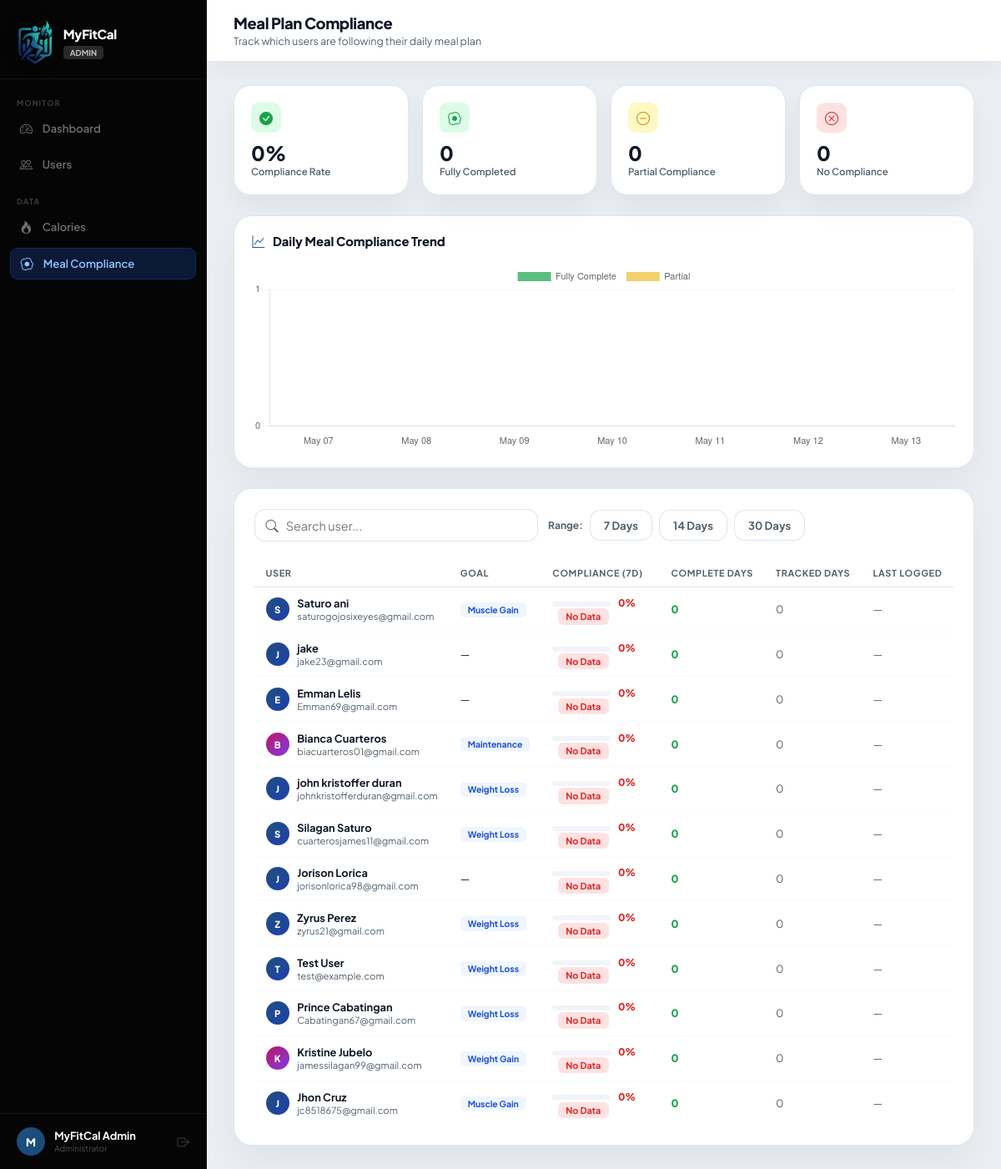
/admin/meal_compliance.php (signed in), run on the app's committed database.
### tables this page shows
CREATE TABLE `users` (
  `id` int(10) UNSIGNED NOT NULL,
  `name` varchar(100) NOT NULL,
  `email` varchar(180) NOT NULL,
  `password` varchar(255) NOT NULL,
  `role` enum('user','admin') NOT NULL DEFAULT 'user',
  `gender` enum('male','female','other') DEFAULT NULL,
  `birthdate` date DEFAULT NULL,
  `height_cm` decimal(5,2) DEFAULT NULL,
  `weight_kg` decimal(5,2) DEFAULT NULL,
  `profile_pic` varchar(255) DEFAULT NULL,
  `is_active` tinyint(1) NOT NULL DEFAULT 1,
  `created_at` datetime NOT NULL DEFAULT current_timestamp(),
  `updated_at` datetime NOT NULL DEFAULT current_timestamp() ON UPDATE current_timestamp(),
  `verify_token` varchar(64) DEFAULT NULL,
  `is_verified` tinyint(1) NOT NULL DEFAULT 0,
  `verify_expires_at` datetime DEFAULT NULL,
  `otp_code` varchar(6) DEFAULT NULL,
  `otp_expires_at` datetime DEFAULT NULL
);

### admin/meal_compliance.php (the view, shortened to what this page needs)
<?php
$db = getDB();
$search  = trim($_GET['q'] ?? '');
$range   = $_GET['range'] ?? '7';
$page    = max(1,(int)($_GET['page'] ?? 1));
$limit   = 20; $offset = ($page-1)*$limit;
try {
    $db->exec("CREATE TABLE IF NOT EXISTS meal_compliance (
        id INT UNSIGNED AUTO_INCREMENT PRIMARY KEY,
        user_id INT UNSIGNED NOT NULL,
        log_date DATE NOT NULL,
        day_number INT NOT NULL DEFAULT 1,
        total_foods INT NOT NULL DEFAULT 0,
        checked_foods INT NOT NULL DEFAULT 0,
        is_complete TINYINT(1) DEFAULT 0,
        updated_at DATETIME DEFAULT CURRENT_TIMESTAMP ON UPDATE CURRENT_TIMESTAMP,
        UNIQUE KEY unique_user_date (user_id, log_date)
    ) ENGINE=InnoDB DEFAULT CHARSET=utf8mb4");
} catch(Exception $e) {}
$has_table = (bool)$db->query("SHOW TABLES LIKE 'meal_compliance'")->fetch();
$has_goals = (bool)$db->query("SHOW TABLES LIKE 'user_goals'")->fetch();
$days_range  = (int)$range;
$compliant_count = 0; $partial_count = 0; $none_count = 0; $total_logs = 0;
$compliance_rate = 0;
if ($has_table) {
    $total_logs      = (int)$db->query("SELECT COUNT(*) FROM meal_compliance WHERE log_date >= DATE_SUB(CURDATE(), INTERVAL $days_range DAY)")->fetchColumn();
    $compliant_count = (int)$db->query("SELECT COUNT(*) FROM meal_compliance WHERE is_complete=1 AND log_date >= DATE_SUB(CURDATE(), INTERVAL $days_range DAY)")->fetchColumn();
    $partial_count   = (int)$db->query("SELECT COUNT(*) FROM meal_compliance WHERE is_complete=0 AND checked_foods>0 AND log_date >= DATE_SUB(CURDATE(), INTERVAL $days_range DAY)")->fetchColumn();
    $none_count      = (int)$db->query("SELECT COUNT(*) FROM meal_compliance WHERE checked_foods=0 AND log_date >= DATE_SUB(CURDATE(), INTERVAL $days_range DAY)")->fetchColumn();
    $compliance_rate = $total_logs > 0 ? round($compliant_count / $total_logs * 100) : 0;
}
$where = "WHERE u.role='user'"; $params = [];
$sel_comp = $has_table
    ? "COUNT(DISTINCT CASE WHEN mc.is_complete=1 THEN mc.log_date END)"
    : "0";
$sel_days = $has_table
    ? "COUNT(DISTINCT mc.log_date)"
    : "0";
$sel_last = $has_table
    ? "MAX(mc.log_date)"
    : "NULL";
$sel_pct  = $has_table
    ? "ROUND(COUNT(DISTINCT CASE WHEN mc.is_complete=1 THEN mc.log_date END) / GREATEST(COUNT(DISTINCT mc.log_date),1) * 100)"
    : "0";
$join_mc  = $has_table
    ? "LEFT JOIN meal_compliance mc ON mc.user_id=u.id AND mc.log_date >= DATE_SUB(CURDATE(), INTERVAL $days_range DAY)"
    : "";
$join_goal= $has_goals
    ? "LEFT JOIN user_goals ug ON ug.user_id=u.id"
    : "";
$sel_goal = $has_goals ? "ug.goal_type" : "NULL";
$s = $db->prepare("
    SELECT u.id, u.name, u.email, u.gender, u.created_at,
           $sel_comp as complete_days,
           $sel_days as tracked_days,
           $sel_last as last_logged,
           $sel_pct  as compliance_pct,
           $sel_goal as goal_type
    FROM users u
    $join_mc $join_goal
    $where
    GROUP BY u.id
    ORDER BY compliance_pct DESC, complete_days DESC
    LIMIT $limit OFFSET $offset
");
$s->execute($params);
$rows = $s->fetchAll();
$trend = [];
if ($has_table) {
    for ($i = ($days_range > 14 ? 13 : $days_range - 1); $i >= 0; $i--) {
        $date   = date('Y-m-d', strtotime("-$i days"));
        $comp   = (int)$db->query("SELECT COUNT(*) FROM meal_compliance WHERE log_date='$date' AND is_complete=1")->fetchColumn();
        $part   = (int)$db->query("SELECT COUNT(*) FROM meal_compliance WHERE log_date='$date' AND is_complete=0 AND checked_foods>0")->fetchColumn();
        $trend[] = ['date' => date('M d', strtotime($date)), 'complete' => $comp, 'partial' => $part];
    }
}
$goal_labels = ['lose'=>'Weight Loss','maintain'=>'Maintenance','gain'=>'Weight Gain','muscle'=>'Muscle Gain'];
?>
<!DOCTYPE html>
<html lang="en">
<head>
<link rel="stylesheet" href="https://cdn.jsdelivr.net/npm/bootstrap-icons@1.11.3/font/bootstrap-icons.css">
</head>
<body>
<aside class="sidebar">
  <div class="sb-logo">
    <img src="/myfitcal_system/assets/image/logo.png" alt="MyFitCal" style="height:54px;width:auto;object-fit:contain;filter:drop-shadow(0 2px 10px rgba(0,0,0,0.4));flex-shrink:0;">
        <div>
            <div style="font-size:.95rem;font-weight:800;color:#fff;letter-spacing:-.3px;">MyFitCal</div>
            <span style="font-size:.6rem;font-weight:700;background:rgba(255,255,255,.15);color:rgba(255,255,255,.7);padding:.15rem .5rem;border-radius:4px;">ADMIN</span>
        </div>
  </div>
  <nav class="sb-nav">
    <span class="sb-section">Monitor</span>
    <a class="sb-item" href="dashboard.php"><div class="sb-link"><i class="bi bi-speedometer2"></i> Dashboard</div></a>
    <a class="sb-item" href="users.php"><div class="sb-link"><i class="bi bi-people"></i> Users</div></a>
    <span class="sb-section" style="margin-top:.5rem">Data</span>
    <a class="sb-item" href="calories.php"><div class="sb-link"><i class="bi bi-fire"></i> Calories</div></a>
    <a class="sb-item" href="meal_compliance.php"><div class="sb-link active"><i class="bi bi-egg-fried"></i> Meal Compliance</div></a>
  </nav>
  <div class="sb-footer">
    <div class="sb-user">
      <div class="sb-avatar"><?= strtoupper(substr($_SESSION['name'],0,1)) ?></div>
      <div><div class="sb-uname"><?= htmlspecialchars($_SESSION['name']) ?></div><div class="sb-urole">Administrator</div></div>
      <a class="sb-logout" href="/myfitcal_system/logout.php"><i class="bi bi-box-arrow-right"></i></a>
    </div>
  </div>
</aside>
<div class="main">
  <div class="topbar">
    <div><h2>Meal Plan Compliance</h2><p>Track which users are following their daily meal plan</p></div>
  </div>
  <div class="content">
    <div class="stats-row">
      <div class="scard">
        <div class="scard-icon" style="background:#dcfce7;color:#16a34a;"><i class="bi bi-check-circle-fill"></i></div>
        <div class="scard-val"><?= $compliance_rate ?>%</div>
        <div class="scard-label">Compliance Rate</div>
      </div>
      <div class="scard">
        <div class="scard-icon" style="background:#dcfce7;color:#16a34a;"><i class="bi bi-egg-fried"></i></div>
        <div class="scard-val"><?= $compliant_count ?></div>
        <div class="scard-label">Fully Completed</div>
      </div>
      <div class="scard">
        <div class="scard-icon" style="background:#fef9c3;color:#ca8a04;"><i class="bi bi-dash-circle"></i></div>
        <div class="scard-val"><?= $partial_count ?></div>
        <div class="scard-label">Partial Compliance</div>
      </div>
      <div class="scard">
        <div class="scard-icon" style="background:#fee2e2;color:#dc2626;"><i class="bi bi-x-circle"></i></div>
        <div class="scard-val"><?= $none_count ?></div>
        <div class="scard-label">No Compliance</div>
      </div>
    </div>
    <?php if (!empty($trend)): ?>
    <div class="chart-card">
      <div class="chart-title"><i class="bi bi-graph-up"></i> Daily Meal Compliance Trend</div>
      <canvas id="trendChart" height="80"></canvas>
    </div>
    <?php endif; ?>
    <div class="card">
      <form method="GET">
        <div class="toolbar">
          <div class="search-wrap">
            <i class="bi bi-search"></i>
            <input type="text" name="q" value="<?= htmlspecialchars($search) ?>" placeholder="Search user...">
          </div>
          <div class="range-pills">
            <span style="font-size:.75rem;font-weight:700;color:var(--muted);align-self:center;">Range:</span>
            <?php foreach (['7'=>'7 Days','14'=>'14 Days','30'=>'30 Days'] as $val => $label): ?>
            <?php $ra = ($range === $val) ? ' active' : ''; ?>
            <a href="?range=<?= $val ?><?= $search ? '&q='.urlencode($search) : '' ?>" class="rpill<?= $ra ?>"><?= $label ?></a>
            <?php endforeach; ?>
          </div>
        </div>
      </form>
      <?php if (empty($rows)): ?>
      <div class="empty-state">
        <i class="bi bi-egg-fried"></i>
        No meal compliance data yet. Data is recorded when users check off food items.
      </div>
      <?php else: ?>
      <table>
        <thead>
          <tr><th>User</th><th>Goal</th><th>Compliance (<?= $range ?>d)</th><th>Complete Days</th><th>Tracked Days</th><th>Last Logged</th></tr>
        </thead>
        <tbody>
          <?php foreach ($rows as $r):
            $pct      = (int)($r['compliance_pct'] ?? 0);
            $comp_d   = (int)($r['complete_days'] ?? 0);
            $track_d  = (int)($r['tracked_days'] ?? 0);
            $is_female = strtolower($r['gender'] ?? '') === 'female';
            if ($pct >= 80)       { $badge_class = 'comp-full';    $badge_label = 'Compliant'; }
            elseif ($pct >= 40)   { $badge_class = 'comp-partial'; $badge_label = 'Partial'; }
            else                  { $badge_class = 'comp-none';    $badge_label = $track_d > 0 ? 'Low' : 'No Data'; }
            $bar_color = $pct >= 80 ? '#16a34a' : ($pct >= 40 ? '#ca8a04' : '#dc2626');
          ?>
          <tr>
            <td>
              <div class="user-cell">
                <div class="mini-av <?= $is_female ? 'female' : '' ?>"><?= strtoupper(substr($r['name'],0,1)) ?></div>
                <div>
                  <div style="font-weight:700;"><?= htmlspecialchars($r['name']) ?></div>
                  <div style="font-size:.7rem;color:var(--muted);"><?= htmlspecialchars($r['email']) ?></div>
                </div>
              </div>
            </td>
            <td>
              <?php if ($r['goal_type']): ?>
              <span class="goal-badge"><?= htmlspecialchars($goal_labels[$r['goal_type']] ?? $r['goal_type']) ?></span>
              <?php else: ?>—<?php endif; ?>
            </td>
            <td>
              <div class="comp-bar"><div class="comp-fill" style="width:<?= $pct ?>%;background:<?= $bar_color ?>;"></div></div>
              <span style="font-size:.75rem;font-weight:800;color:<?= $bar_color ?>;"><?= $pct ?>%</span>
              <span class="comp-badge <?= $badge_class ?>" style="margin-left:.4rem;"><?= $badge_label ?></span>
            </td>
            <td style="font-weight:800;color:#16a34a;"><?= $comp_d ?></td>
            <td style="color:var(--muted);"><?= $track_d ?></td>
            <td style="color:var(--muted);"><?= $r['last_logged'] ? date('M d, Y', strtotime($r['last_logged'])) : '—' ?></td>
          </tr>
          <?php endforeach; ?>
        </tbody>
      </table>
      <?php endif; ?>
    </div>
  </div>
</div>
<?php if (!empty($trend)): ?>
<script>
new Chart(document.getElementById('trendChart'), {
  type: 'bar',
  data: {
    labels: [<?= implode(',', array_map(fn($r) => '"'.$r['date'].'"', $trend)) ?>],
    datasets: [
      {
        label: 'Fully Complete',
        data: [<?= implode(',', array_column($trend, 'complete')) ?>],
        backgroundColor: 'rgba(22,163,74,.7)',
        borderRadius: 5,
        stack: 'a'
      },
      {
        label: 'Partial',
        data: [<?= implode(',', array_column($trend, 'partial')) ?>],
        backgroundColor: 'rgba(234,179,8,.6)',
        borderRadius: 5,
        stack: 'a'
      }
    ]
  },
  options: {
    plugins:{legend:{position:'top',labels:{font:{size:11},padding:12}}},
    scales:{
      y:{beginAtZero:true,ticks:{stepSize:1,font:{size:11}},grid:{color:'#f1f5f9'},stacked:true},
      x:{ticks:{font:{size:11}},grid:{display:false},stacked:true}
    }
  }
});
</script>
<?php endif; ?>
</body>
</html>

### data on the page
users: name "S", name "Saturo ani", email "saturogojosixeyes@gmail.com", goal_type "Muscle Gain", pct "0", badge_label "No Data", comp_d "0", track_d "0"
users: name "J", name "jake", email "jake23@gmail.com", pct "0", badge_label "No Data", comp_d "0", track_d "0"
users: name "E", name "Emman Lelis", email "Emman69@gmail.com", pct "0", badge_label "No Data", comp_d "0", track_d "0"
users: name "B", name "Bianca Cuarteros", email "biacuarteros01@gmail.com", goal_type "Maintenance", pct "0", badge_label "No Data", comp_d "0", track_d "0"
users: name "J", name "john kristoffer duran", email "johnkristofferduran@gmail.com", goal_type "Weight Loss", pct "0", badge_label "No Data", comp_d "0", track_d "0"
users: name "S", name "Silagan Saturo", email "cuarterosjames11@gmail.com", goal_type "Weight Loss", pct "0", badge_label "No Data", comp_d "0", track_d "0"
users: name "J", name "Jorison Lorica", email "jorisonlorica98@gmail.com", pct "0", badge_label "No Data", comp_d "0", track_d "0"
users: name "Z", name "Zyrus Perez", email "zyrus21@gmail.com", goal_type "Weight Loss", pct "0", badge_label "No Data", comp_d "0", track_d "0"
users: name "T", name "Test User", email "test@example.com", goal_type "Weight Loss", pct "0", badge_label "No Data", comp_d "0", track_d "0"
users: name "P", name "Prince Cabatingan", email "Cabatingan67@gmail.com", goal_type "Weight Loss", pct "0", badge_label "No Data", comp_d "0", track_d "0"
users: name "K", name "Kristine Jubelo", email "jamessilagan99@gmail.com", goal_type "Weight Gain", pct "0", badge_label "No Data", comp_d "0", track_d "0"
users: name "J", name "Jhon Cruz", email "jc8518675@gmail.com", goal_type "Muscle Gain", pct "0", badge_label "No Data", comp_d "0", track_d "0"

### other printed values
substr($_SESSION['name'],0,1) "M"
$_SESSION['name'] "MyFitCal Admin"
$compliance_rate "0"
$compliant_count "0"
$partial_count "0"
$none_count "0"
$label "7 Days"
$label "14 Days"
$label "30 Days"
$range "7"
chart data {{ implode(',', array_column($trend, 'complete')) }} 0,0,0,0,0,0,0
chart data {{ implode(',', array_column($trend, 'partial')) }} 0,0,0,0,0,0,0
